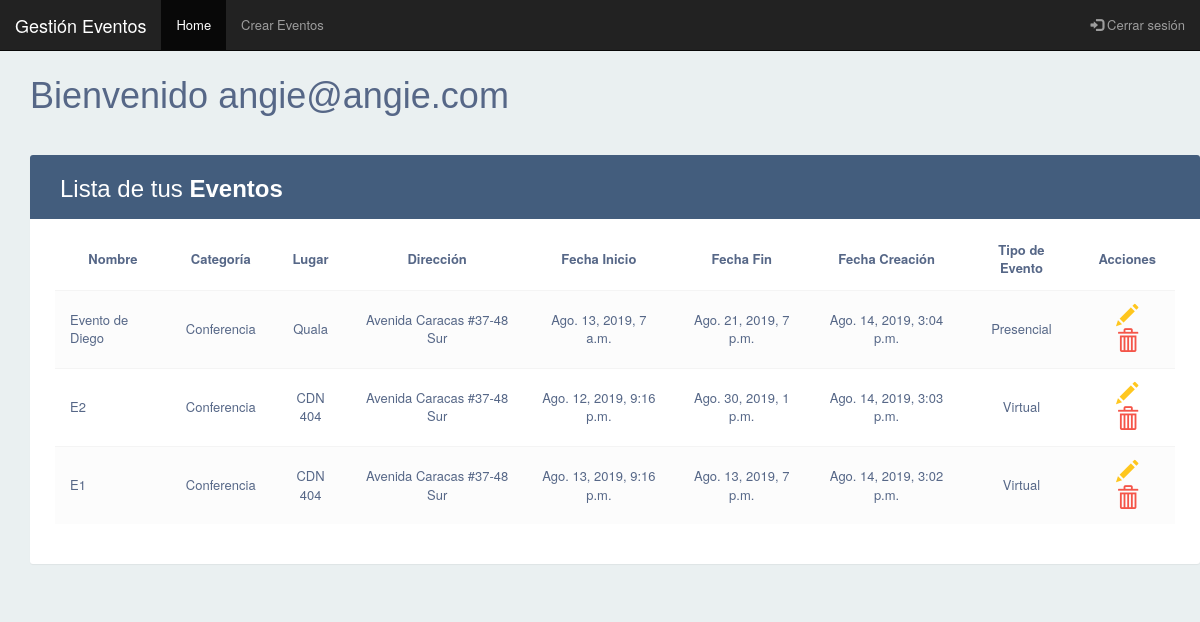
The page / (signed in) on the database as committed earlier.
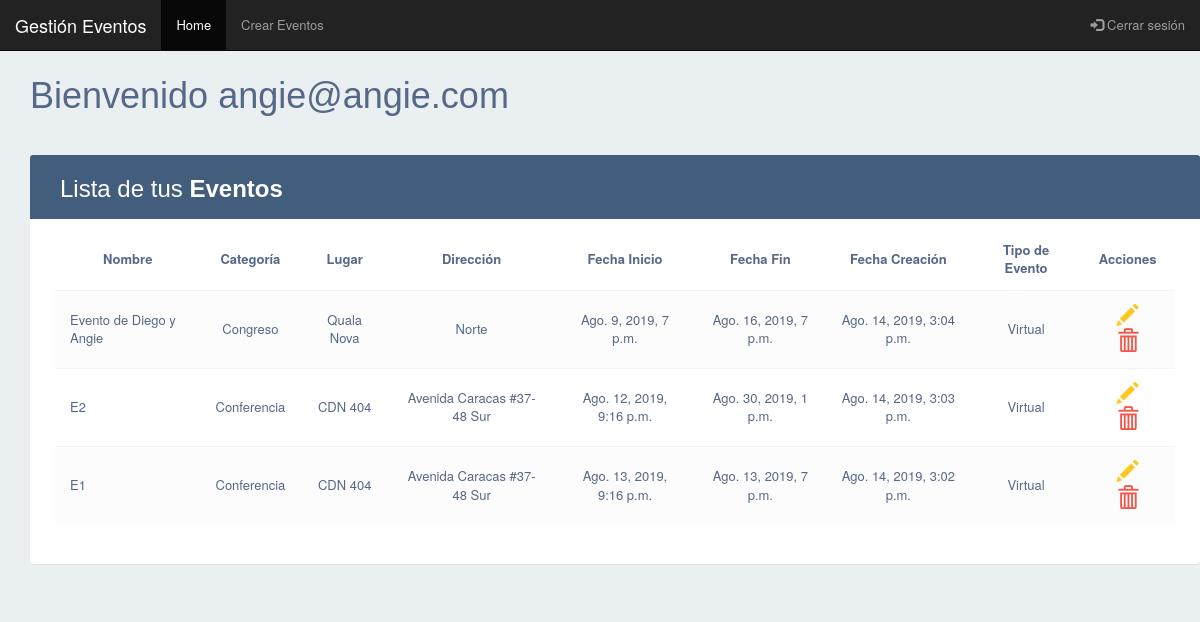
The same page on the database as committed later.
### events/models.py (models this page shows, shortened)
class Event(models.Model):
    event_name = models.CharField(max_length = 140, blank = False)
    event_site = models.CharField(max_length = 140, blank = True)
    event_address = models.CharField(max_length = 200, blank = True)
    event_start_date = models.DateTimeField()
    event_end_date = models.DateTimeField()
    event_create_date = models.DateTimeField(auto_now_add=True)
    event_category = models.ForeignKey(Category, on_delete = models.CASCADE)
    event_type = models.ForeignKey(EventType, on_delete = models.CASCADE)
    event_creator = models.ForeignKey(User, on_delete= models.CASCADE)

class Category(models.Model):
    category_description = models.CharField(max_length = 100, blank = False)

class EventType(models.Model):
    event_type_description = models.CharField(max_length = 100, blank = False)

### events/views.py (the view)
@login_required
def list_events(request):
    events = Event.objects.filter(event_creator=request.user).order_by('-event_create_date')
    context = {
        'events': events
    }
    return render(request, 'events/myevents.html', context = context)

### templates/events/myevents.html (shortened to what this page needs)
{% extends "base.html" %}
{% block container %}
    <div class="container">
        <div class="row">
            <h1>Bienvenido {{ request.user.username }}</h1>
        </div>
        <div class="row">
            <div class="table-wrapper">
                <div class="table-title">
                    <div class="row">
                        <div class="col-xs-12">
                            <h2> Lista de tus <b>Eventos</b></h2>
                        </div>
                    </div>
                </div>
                <table class="table table-striped table-hover">
                    <thead>
                        <tr>
                            <td align="center"> <b> Nombre </b> </td>
                            <td align="center"> <b> Categoría </b> </td>
                            <td align="center"> <b> Lugar </b> </td>
                            <td align="center"> <b> Dirección </b> </td>
                            <td align="center"> <b> Fecha Inicio </b> </td>
                            <td align="center"> <b> Fecha Fin </b> </td>
                            <td align="center"> <b> Fecha Creación</b> </td>
                            <td align="center"> <b> Tipo de Evento </b> </td>
                            <td align="center"> <b> Acciones </b> </td>
                        </tr>
                    </thead>
                    <tbody>
                        {% for event in events %}
                            <tr>
                                <td>{{ event.event_name }}</td>
                                <td align="center">{{ event.event_category.category_description }}</td>
                                <td align="center">{{ event.event_site }}</td>
                                <td align="center">{{ event.event_address }}</td>
                                <td align="center">{{ event.event_start_date }}</td>
                                <td align="center">{{ event.event_end_date }}</td>
                                <td align="center">{{ event.event_create_date }}</td>
                                <td align="center">{{ event.event_type.event_type_description }}</td>
                                <td align="center">
                                    <a href="{% url 'events:edit' %}?event={{ event.pk }}" class="edit">
                                        <i class="glyphicon glyphicon-pencil" data-toggle="tooltip" title="Editar"></i>
                                    </a>
                                    <a href="{% url 'events:delete' %}?event={{ event.pk }}" class="delete">
                                        <i class="glyphicon glyphicon-trash" data-toggle="tooltip" title="Borrar"></i>
                                    </a>
                                </td>
                            </tr>
                        {% endfor %}
                    </tbody>
                </table>
            </div>
        </div>
    </div>
{% endblock %}

Rows that differ between the two databases and show on the page:
changed Event: event_name "Evento de Diego" → "Evento de Diego y Angie"; event_category.category_description "Conferencia" → "Congreso"; event_site "Quala" → "Quala Nova"; event_address "Avenida Caracas #37-48 Sur" → "Norte"; event_start_date "Ago. 13, 2019, 7 a.m." → "Ago. 9, 2019, 7 p.m."; event_end_date "Ago. 21, 2019, 7 p.m." → "Ago. 16, 2019, 7 p.m."; event_type.event_type_description "Presencial" → "Virtual"
